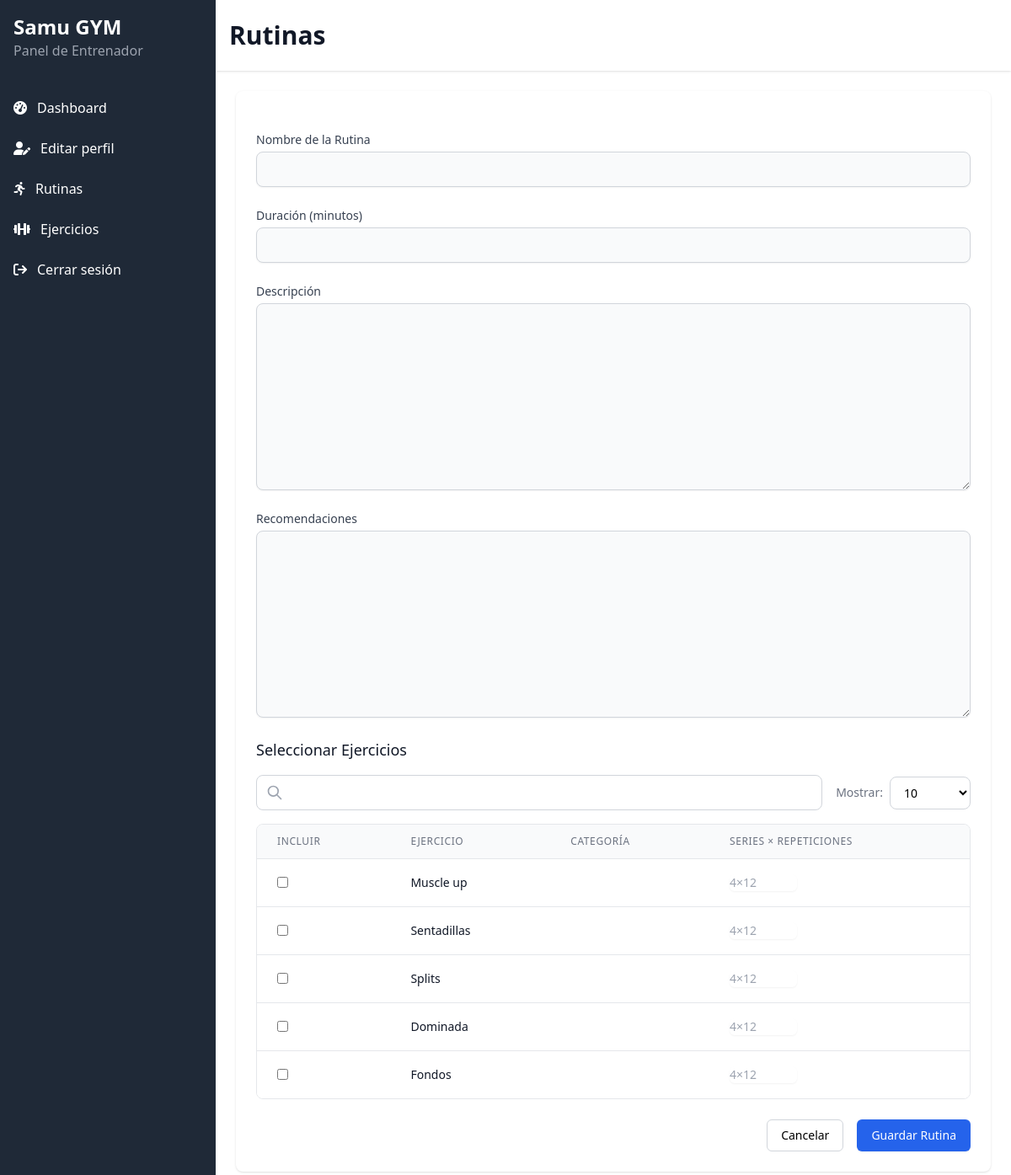
The app's page /trainer/routines/new, older data.
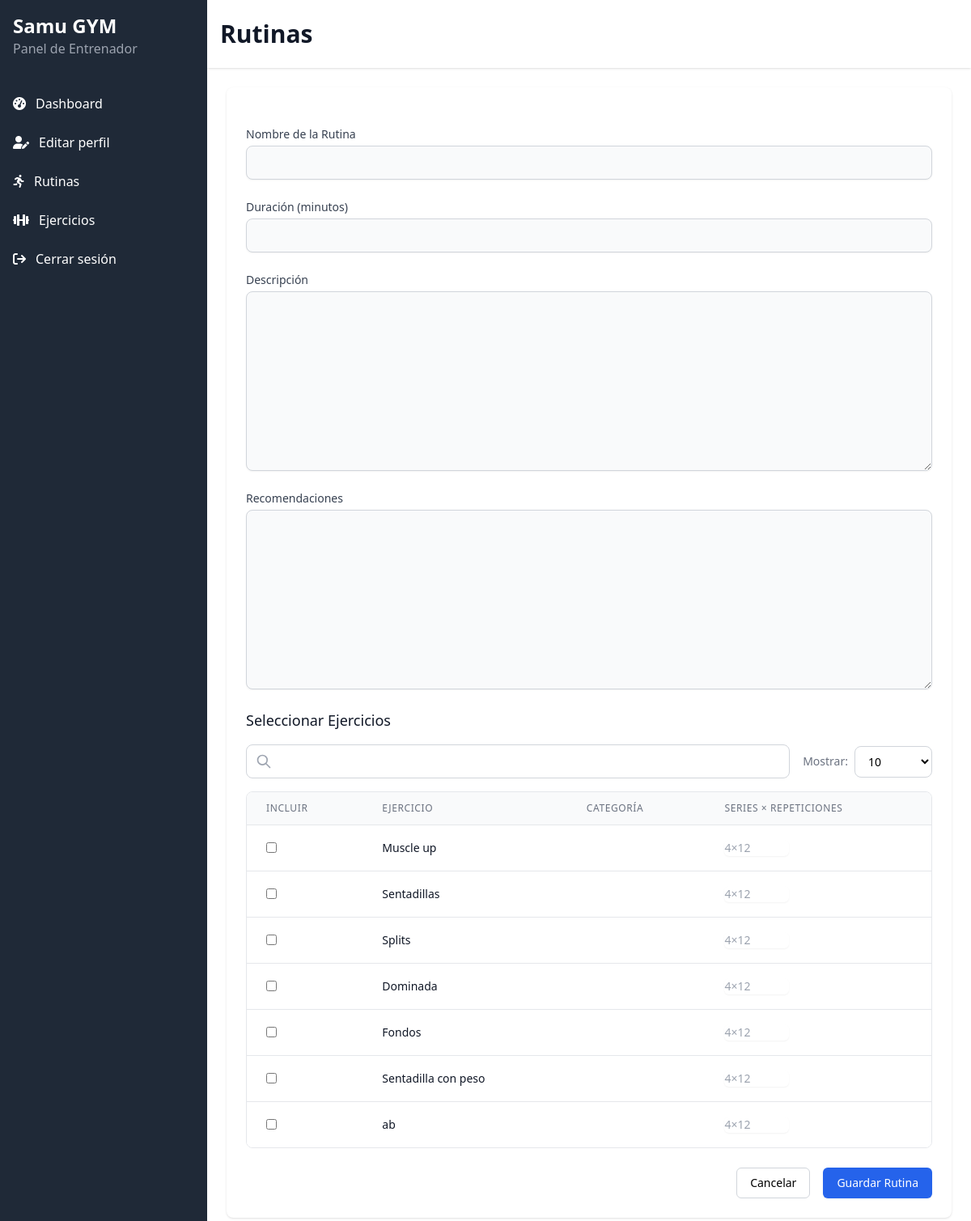
The same page, newer data.
### gym_app/models.py (models this page shows, shortened)
class Exercise(models.Model):
    BEGINNER = 'Beginner'
    INTERMEDIATE = 'Intermediate'
    ADVANCED = 'Advanced'
    LEVEL_CHOICES = [
        (BEGINNER, 'Principiante'),
        (INTERMEDIATE, 'Intermedio'),
        (ADVANCED, 'Avanzado'),
    ]
    STRENGTH = 'Strength'
    CARDIO = 'Cardio'
    FLEXIBILITY = 'Flexibility'
    TYPE_CHOICES = [
        (STRENGTH, 'Fuerza'),
        (CARDIO, 'Cardio'),
        (FLEXIBILITY, 'Flexibilidad'),
    ]
    name = models.CharField(max_length=100)
    description = models.TextField()
    level = models.CharField(
        max_length=20,
        choices=LEVEL_CHOICES,
        default=BEGINNER,
    )
    exercise_type = models.CharField(
        max_length=20,
        choices=TYPE_CHOICES,
        default=STRENGTH,
    )
    equipment = models.CharField(max_length=200, blank=True, null=True)
    muscles = models.CharField(max_length=200, blank=True, null=True)
    class Meta:
        db_table = 'exercises'

### gym_app/views.py (the view)
# urls.py: path('routines/new', views.new_routine, name='new_routine'),
def new_routine(request):
    if request.method == 'POST':
        post_data = request.POST.copy()
        series_fields = [key for key in post_data.keys() if key.startswith('series_repetitions_')]
        for field in series_fields:
            post_data.pop(field, None)
        form = RoutineForm(post_data)
        print(form.errors)
        if form.is_valid():
            routine = form.save(commit=False)
            routine.trainer = request.user
            routine.save()
            exercises = form.cleaned_data['exercises']
            for exercise in exercises:
                series_key = f'series_repetitions_{exercise.name}'
                series_repetitions = request.POST.get(series_key, '')
                RoutineExercise.objects.create(
                    routine=routine,
                    exercise=exercise,
                    duration=series_repetitions  # Guarda las series/repeticiones
                )
            return redirect('gym_app:routines_list')
        else:
            exercises = Exercise.objects.all()
            return render(request, 'new_routine.html', {
                'form': form,
                'exercises': exercises,
                'errors': form.errors
            })
    else:
        form = RoutineForm()
    exercises = Exercise.objects.all()
    return render(request, 'new_routine.html', {'form': form, 'exercises': exercises})

### gym_app/forms.py
class RoutineForm(forms.ModelForm):
    exercises = forms.ModelMultipleChoiceField(
        queryset=Exercise.objects.all(),
        widget=forms.CheckboxSelectMultiple,
        required=True,
        label="Ejercicios"
    )
    class Meta:
        model = Routine
        fields = ['name', 'description', 'duration', 'recommendations', 'exercises']
    def __init__(self, *args, **kwargs):
        super().__init__(*args, **kwargs)
        for field_name, field in self.fields.items():
            if field_name != 'exercises':  # CheckboxSelectMultiple ya tiene un diseño adecuado
                field.widget.attrs['class'] = 'mt-1 block w-full rounded-lg border border-gray-300 bg-gray-50 p-2.5 text-sm text-gray-900 shadow-sm transition-all duration-300 focus:border-blue-500 focus:ring-2 focus:ring-blue-500 focus:ring-opacity-50 hover:bg-white '
        self.fields['exercises'].help_text = "Selecciona uno o más ejercicios para incluir en la rutina."

### gym_app/templates/new_routine.html (shortened to what the changed rows need)
{% extends 'base2.html' %}
{% block title_menu %}Rutinas{% endblock %}
{% block content %}
<div class="bg-white rounded-lg shadow p-4 md:p-6">
    <form class="space-y-4 md:space-y-6" method="POST" action="{% url 'gym_app:new_routine' %}">
        <div class="mt-4 md:mt-6">
            <div class="overflow-x-auto -mx-4 md:mx-0">
                <div class="inline-block min-w-full align-middle">
                    <div class="overflow-hidden border border-gray-200 rounded-lg">
                        <table class="min-w-full divide-y divide-gray-200">
                            <thead class="bg-gray-50">
                                <tr>
                                    <th scope="col" class="px-6 py-3 text-left text-xs font-medium text-gray-500 uppercase tracking-wider">Incluir</th>
                                    <th scope="col" class="px-6 py-3 text-left text-xs font-medium text-gray-500 uppercase tracking-wider">Ejercicio</th>
                                    <th scope="col" class="px-6 py-3 text-left text-xs font-medium text-gray-500 uppercase tracking-wider">Categoría</th>
                                    <th scope="col" class="px-6 py-3 text-left text-xs font-medium text-gray-500 uppercase tracking-wider">Series × Repeticiones</th>
                                </tr>
                            </thead>
                            <tbody class="bg-white divide-y divide-gray-200">
                                {% for exercise in exercises %}
                                <tr>
                                    <td class="px-6 py-4 whitespace-nowrap">
                                        <input type="checkbox" class="rounded border-gray-300 text-blue-600 focus:ring-blue-500" name="exercises" value="{{ exercise.id }}">
                                    </td>
                                    <td class="px-6 py-4 whitespace-nowrap text-sm text-gray-900">{{ exercise.name }}</td>
                                    <td class="px-6 py-4 whitespace-nowrap text-sm text-gray-500">{{ exercise.category }}</td>
                                    <td class="px-6 py-4 whitespace-nowrap text-sm text-gray-500">
                                        <input type="text" class="w-20 rounded-md border-gray-300 shadow-sm focus:border-blue-500 focus:ring-blue-500" placeholder="4×12" name="series_repetitions_{{ exercise.name }}">
                                    </td>
                                </tr>
                                {% endfor %}
                            </tbody>
                        </table>
                    </div>
                </div>
            </div>
        </div>
    </form>
</div>
{% endblock %}

Row changes from the older to the newer data that the page shows:
added Exercise: name "Sentadilla con peso"
added Exercise: name "ab"
